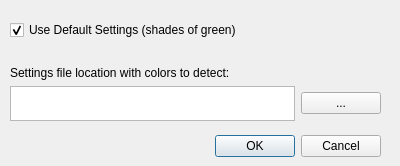
<?xml version="1.0" encoding="UTF-8"?>
<ui version="4.0">
 <class>PreAnalyzeDialogBase</class>
 <widget class="QDialog" name="PreAnalyzeDialogBase">
  <property name="geometry">
   <rect>
    <x>0</x>
    <y>0</y>
    <width>400</width>
    <height>166</height>
   </rect>
  </property>
  <property name="windowTitle">
   <string>Analysis settings</string>
  </property>
  <widget class="QDialogButtonBox" name="buttonBox">
   <property name="geometry">
    <rect>
     <x>40</x>
     <y>130</y>
     <width>341</width>
     <height>32</height>
    </rect>
   </property>
   <property name="orientation">
    <enum>Qt::Horizontal</enum>
   </property>
   <property name="standardButtons">
    <set>QDialogButtonBox::Cancel|QDialogButtonBox::Ok</set>
   </property>
  </widget>
  <widget class="QWidget" name="verticalLayoutWidget">
   <property name="geometry">
    <rect>
     <x>10</x>
     <y>20</y>
     <width>371</width>
     <height>101</height>
    </rect>
   </property>
   <layout class="QVBoxLayout" name="verticalLayout">
    <item>
     <widget class="QCheckBox" name="checkBox">
      <property name="text">
       <string>Use Default Settings (shades of green)</string>
      </property>
      <property name="checked">
       <bool>true</bool>
      </property>
     </widget>
    </item>
    <item>
     <spacer name="horizontalSpacer">
      <property name="orientation">
       <enum>Qt::Horizontal</enum>
      </property>
      <property name="sizeHint" stdset="0">
       <size>
        <width>40</width>
        <height>20</height>
       </size>
      </property>
     </spacer>
    </item>
    <item>
     <widget class="QLabel" name="label">
      <property name="text">
       <string>Settings file location with colors to detect:</string>
      </property>
     </widget>
    </item>
    <item>
     <layout class="QHBoxLayout" name="horizontalLayout">
      <item>
       <widget class="QPlainTextEdit" name="plainTextEdit"/>
      </item>
      <item>
       <widget class="QPushButton" name="locPushButton">
        <property name="text">
         <string>...</string>
        </property>
       </widget>
      </item>
     </layout>
    </item>
   </layout>
  </widget>
 </widget>
 <resources/>
 <connections>
  <connection>
   <sender>buttonBox</sender>
   <signal>accepted()</signal>
   <receiver>PreAnalyzeDialogBase</receiver>
   <slot>accept()</slot>
   <hints>
    <hint type="sourcelabel">
     <x>248</x>
     <y>254</y>
    </hint>
    <hint type="destinationlabel">
     <x>157</x>
     <y>274</y>
    </hint>
   </hints>
  </connection>
  <connection>
   <sender>buttonBox</sender>
   <signal>rejected()</signal>
   <receiver>PreAnalyzeDialogBase</receiver>
   <slot>reject()</slot>
   <hints>
    <hint type="sourcelabel">
     <x>316</x>
     <y>260</y>
    </hint>
    <hint type="destinationlabel">
     <x>286</x>
     <y>274</y>
    </hint>
   </hints>
  </connection>
 </connections>
</ui>
